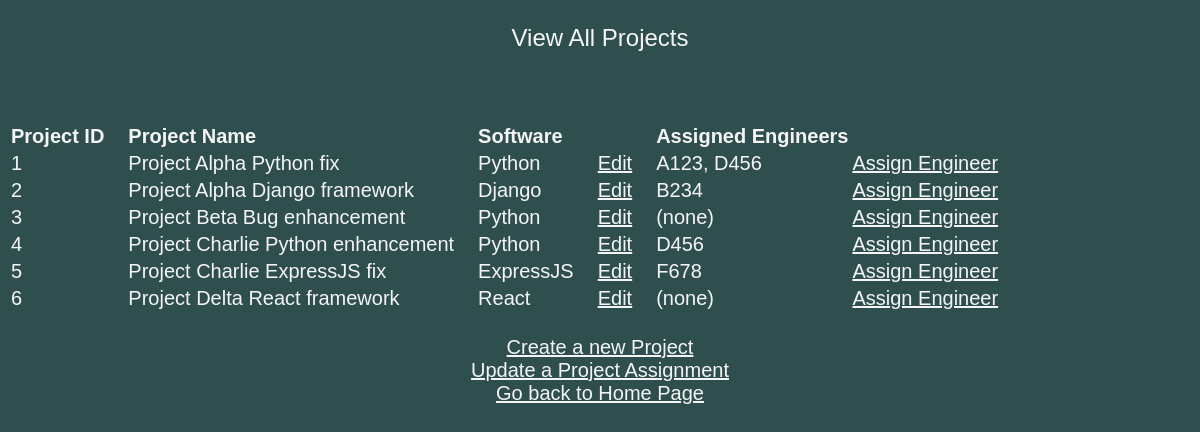
/project_read/project_read/, run on the app's committed database.
### home/models.py (models this page shows, shortened)
class Project(models.Model):
    project_id = models.AutoField(primary_key=True)
    software = models.CharField(max_length=100)
    project_name = models.CharField(max_length=100)

class ProjectEngineerLookup(models.Model):
    lookup_id = models.AutoField(primary_key=True)
    engineer_id = models.ForeignKey(SoftwareEngineer, on_delete=models.CASCADE)
    project_id = models.ForeignKey(Project, on_delete=models.CASCADE)

### project_read/views.py (the view)
# urls.py: path('project_read/', include('project_read.urls')),
def project_read(request):
    projects = Project.objects.all()
    engineers = SoftwareEngineer.objects.all()
    lookups = ProjectEngineerLookup.objects.all()
    context = {
        'projects': projects,
        'engineers': engineers,
        'lookups': lookups
    }
    return render(
        request,
        'project_read/project_read.html',
        context
    )

### project_read/templatetags/project_read_tags.py (called while the page is built)
@register.simple_tag(takes_context=True)
def get_assigned_engineers(context, proj_id):
    lookups = context['lookups']
    record = ""
    for lookup in lookups:
        if lookup.project_id_id == proj_id:
            if record:
                record += ", "
            record += lookup.engineer_id_id
    if record:
        return record
    else:
        return "(none)"

### project_read/templates/project_read/project_read.html (shortened to what this page needs)
<!DOCTYPE html>
<html>
    <head>
        {% load static %}
        {% load project_read_tags %}
        <link rel="stylesheet" type="text/css" href="{% static 'home/site.css' %}" />
    </head>
    <body class="body-style">
        <p style="font-size:24px;">View All Projects</p>
        <br>
        <br>
        {% if projects %}
            <table style="text-align:left;">
                <thead>
                <tr>
                    <th>Project ID&emsp;</th>
                    <th>Project Name</th>
                    <th>&emsp;Software</th>
                    <th></th>
                    <th>Assigned Engineers</th>
                    <th></th>
                </tr>
                </thead>
                <tbody>
                {% for project in projects %}
                    <tr>
                        <td>{{ project.project_id }}</td>
                        <td>{{ project.project_name }}</td>
                        <td>&emsp;{{ project.software }}</td>
                        <td>&emsp;<a href="{% url 'project_update' project.project_id %}">Edit</a>&emsp;</td>
                        {% if lookups %}
                            <td>{% get_assigned_engineers project.project_id %}</td>
                        {% else %}
                            <td>None<td>
                        {% endif %}
                        <td><a href="{% url 'assignment_create' project.project_id %}">Assign Engineer</a></td>
                    </tr>
                {% endfor %}
                </tbody>
            </table>
        {% else %}
            <p>No Projects in database</p>
        {% endif %}
        <br>
        <a href="{% url 'project_create' %}">Create a new Project</a>
        <br>
        <a href="{% url 'assignment_read' %}">Update a Project Assignment</a>
        <br>
        <a href="{% url 'home' %}">Go back to Home Page</a>
    </body>
</html>

### home/static/home/site.css (style rules this page uses)
.body-style { background-color: DarkSlateGrey; color: WhiteSmoke; text-align: center; font-family: Arial, Helvetica, sans-serif; font-size: 20px; }
a:link { color: WhiteSmoke; }

### data on the page
Project: project_id "1", project_name "Project Alpha Python fix", software "Python", project_id.engineer_id_id "A123, D456"
Project: project_id "2", project_name "Project Alpha Django framework", software "Django", project_id.project_id_id "B234"
Project: project_id "3", project_name "Project Beta Bug enhancement", software "Python", project_id.project_id_id "(none)"
Project: project_id "4", project_name "Project Charlie Python enhancement", software "Python", project_id.project_id_id "D456"
Project: project_id "5", project_name "Project Charlie ExpressJS fix", software "ExpressJS", project_id.project_id_id "F678"
Project: project_id "6", project_name "Project Delta React framework", software "React", project_id.project_id_id "(none)"
